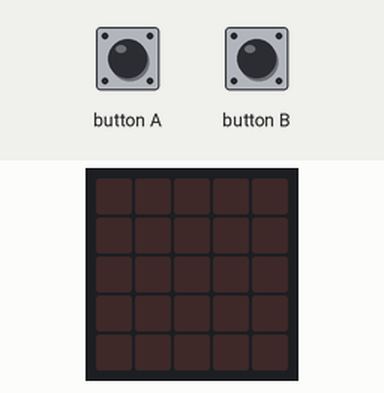
Bench run of a program on a simulated BBC micro:bit (MakeCode). Parts: the board's 5×5 LED display. The inputs (shaded band) are chosen by the test bench.

Above: at 1.2 s.
1.3 s: button A pressed for 0.15 s
At 1.35 s:
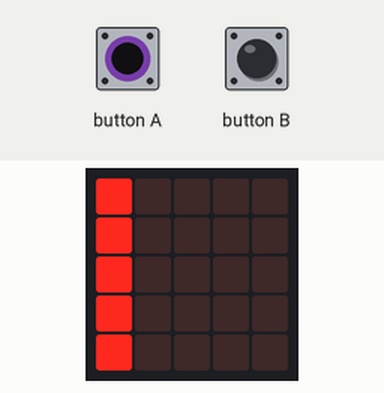
At 1.85 s:
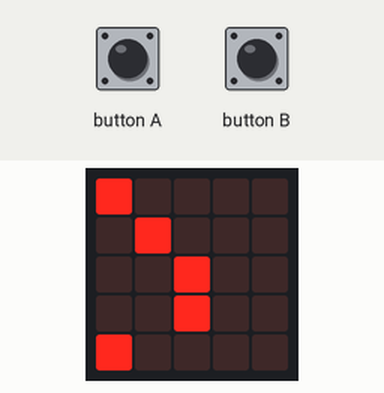

The program:

main.ts
```typescript
function led2 (y: number, speed: number) {
    while (true) {
        if (input.buttonIsPressed(Button.A)) {
            while (true) {
                for (let index = 0; index <= 4; index++) {
                    if (list[y][index] == 1) {
                        led.plot(index, y)
                    } else {
                        led.unplot(index, y)
                    }
                }
                list[y].unshift(list[y].pop())
                basic.pause(speed)
            }
        }
        if (input.buttonIsPressed(Button.B)) {
            while (true) {
                for (let index = 0; index <= 4; index++) {
                    if (list[y][index] == 1) {
                        led.plot(y, index)
                    } else {
                        led.unplot(y, index)
                    }
                }
                list[y].unshift(list[y].pop())
                basic.pause(speed)
            }
        }
    }
}
input.onButtonPressed(Button.A, function () {

})
input.onButtonPressed(Button.B, function () {

})
let list: number[][] = []
list = [
[
1,
0,
0,
0,
0
],
[
1,
0,
0,
0,
0
],
[
1,
0,
0,
0,
0
],
[
1,
0,
0,
0,
0
],
[
1,
0,
0,
0,
0
],
[
0,
0,
0,
0,
0
]
]
control.inBackground(function () {
    led2(3, 200)
})
control.inBackground(function () {
    led2(0, 1000)
})
control.inBackground(function () {
    led2(4, 100)
})
control.inBackground(function () {
    led2(2, 250)
})
control.inBackground(function () {
    led2(1, 500)
})
```

test.ts
```typescript
// 在這裡測試；當此封包作為擴充功能時，將不會編譯此內容。
```

Measured:
- after the input at 1.3 s, the display: first changes at once (image 1 shows a later state)
